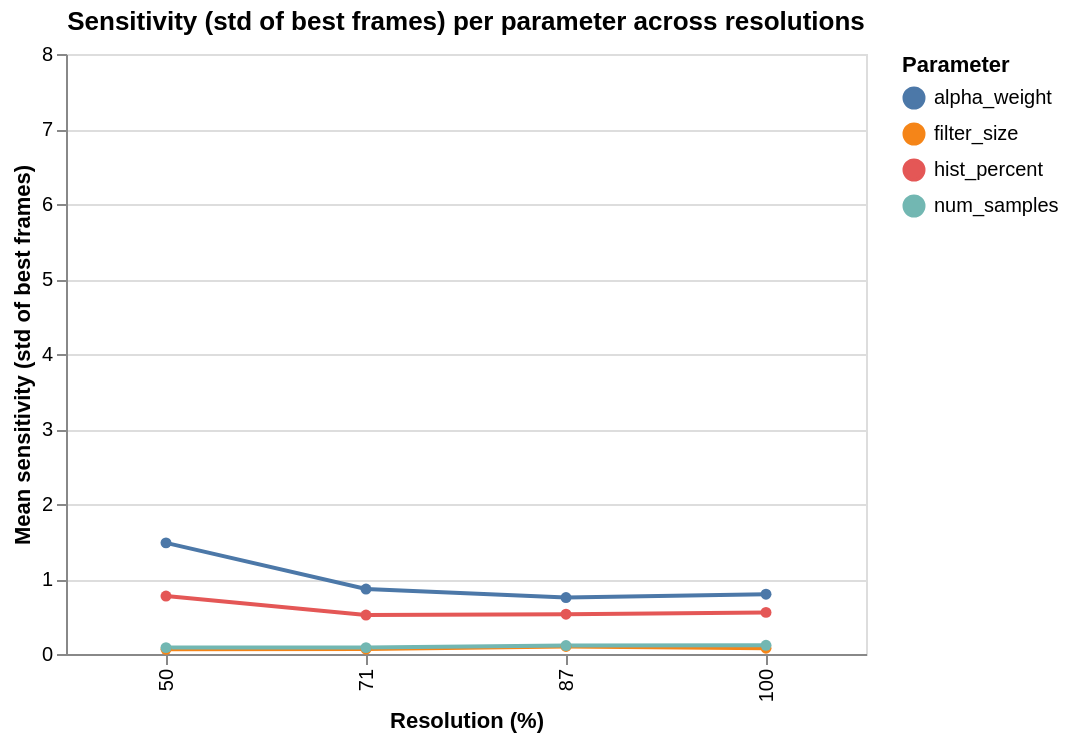
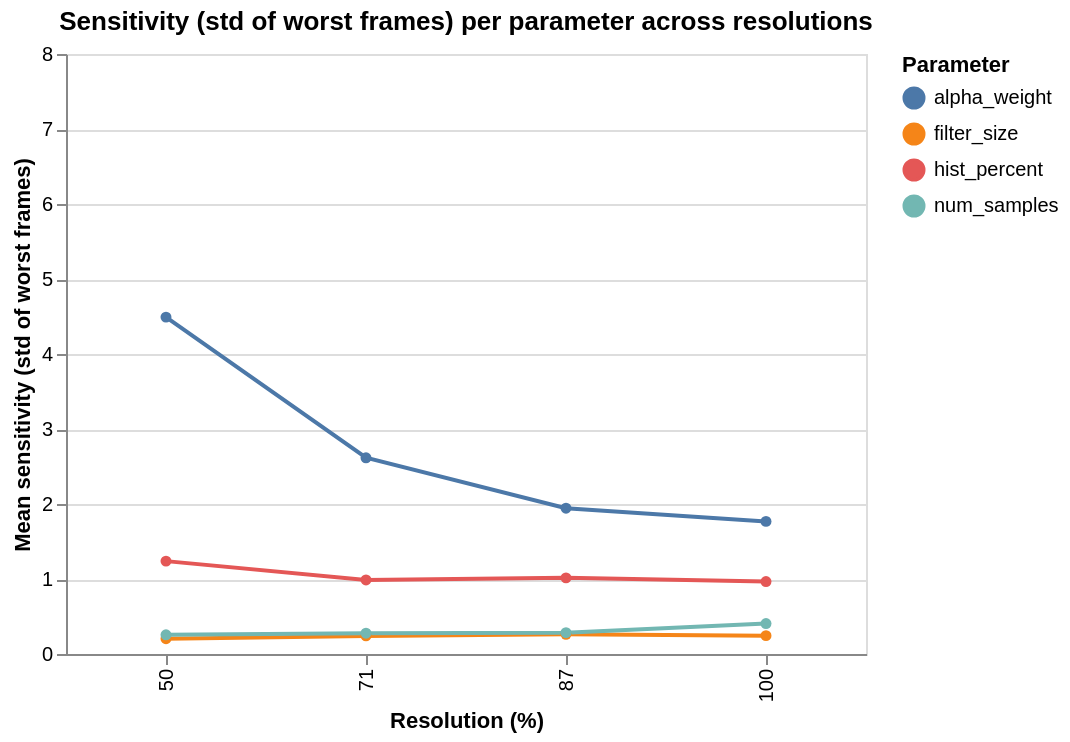

Notebook cell for these charts, in order:
### Code cell
sensitivity_perframe = load_sensitivity_perframe("../dataset.json")

for metric, title in [
    ('sensitivity_best_std',  'std of best frames'),
    ('sensitivity_worst_std', 'std of worst frames'),
]:
    agg = sensitivity_perframe.groupby(['parameter', 'resolution'])[metric].mean().reset_index()
    
    alt.Chart(agg).mark_line(point=True).encode(
        x=alt.X('resolution:O', title='Resolution (%)'),
        y=alt.Y(f'{metric}:Q', title=f'Mean sensitivity ({title})', 
                scale=alt.Scale(zero=False, domain=[0, 8])),
        color=alt.Color('parameter:N', title='Parameter'),
        tooltip=['parameter', 'resolution', metric]
    ).properties(
        title=f'Sensitivity ({title}) per parameter across resolutions',
        width=400,
        height=300
    ).display()

### Figure 1 — Vega-Lite specification as saved in the notebook (floating-point values rounded to 4 significant figures)
{"config": {"view": {"continuousWidth": 300, "continuousHeight": 300}}, "data": {"name": "data-b111bcbd595d8174307a9cdd532b806c"}, "mark": {"type": "line", "point": true}, "encoding": {"color": {"field": "parameter", "title": "Parameter", "type": "nominal"}, "tooltip": [{"field": "parameter", "type": "nominal"}, {"field": "resolution", "type": "quantitative"}, {"field": "sensitivity_best_std", "type": "quantitative"}], "x": {"field": "resolution", "title": "Resolution (%)", "type": "ordinal"}, "y": {"field": "sensitivity_best_std", "scale": {"domain": [0, 8], "zero": false}, "title": "Mean sensitivity (std of best frames)", "type": "quantitative"}}, "height": 300, "title": "Sensitivity (std of best frames) per parameter across resolutions", "width": 400, "$schema": "https://vega.github.io/schema/vega-lite/v6.1.0.json", "datasets": {"data-b111bcbd595d8174307a9cdd532b806c": [{"parameter": "alpha_weight", "resolution": 50, "sensitivity_best_std": 1.482}, {"parameter": "alpha_weight", "resolution": 71, "sensitivity_best_std": 0.8657}, {"parameter": "alpha_weight", "resolution": 87, "sensitivity_best_std": 0.7531}, {"parameter": "alpha_weight", "resolution": 100, "sensitivity_best_std": 0.7971}, {"parameter": "filter_size", "resolution": 50, "sensitivity_best_std": 0.06186}, {"parameter": "filter_size", "resolution": 71, "sensitivity_best_std": 0.06546}, {"parameter": "filter_size", "resolution": 87, "sensitivity_best_std": 0.1005}, {"parameter": "filter_size", "resolution": 100, "sensitivity_best_std": 0.07759}, {"parameter": "hist_percent", "resolution": 50, "sensitivity_best_std": 0.7721}, {"parameter": "hist_percent", "resolution": 71, "sensitivity_best_std": 0.5197}, {"parameter": "hist_percent", "resolution": 87, "sensitivity_best_std": 0.5308}, {"parameter": "hist_percent", "resolution": 100, "sensitivity_best_std": 0.5547}, {"parameter": "num_samples", "resolution": 50, "sensitivity_best_std": 0.08505}, {"parameter": "num_samples", "resolution": 71, "sensitivity_best_std": 0.08512}, {"parameter": "num_samples", "resolution": 87, "sensitivity_best_std": 0.112}, {"parameter": "num_samples", "resolution": 100, "sensitivity_best_std": 0.1155}]}}

### Figure 2 — Vega-Lite specification as saved in the notebook (floating-point values rounded to 4 significant figures)
{"config": {"view": {"continuousWidth": 300, "continuousHeight": 300}}, "data": {"name": "data-225469e6cde9baa6e8b93717d677812a"}, "mark": {"type": "line", "point": true}, "encoding": {"color": {"field": "parameter", "title": "Parameter", "type": "nominal"}, "tooltip": [{"field": "parameter", "type": "nominal"}, {"field": "resolution", "type": "quantitative"}, {"field": "sensitivity_worst_std", "type": "quantitative"}], "x": {"field": "resolution", "title": "Resolution (%)", "type": "ordinal"}, "y": {"field": "sensitivity_worst_std", "scale": {"domain": [0, 8], "zero": false}, "title": "Mean sensitivity (std of worst frames)", "type": "quantitative"}}, "height": 300, "title": "Sensitivity (std of worst frames) per parameter across resolutions", "width": 400, "$schema": "https://vega.github.io/schema/vega-lite/v6.1.0.json", "datasets": {"data-225469e6cde9baa6e8b93717d677812a": [{"parameter": "alpha_weight", "resolution": 50, "sensitivity_worst_std": 4.492}, {"parameter": "alpha_weight", "resolution": 71, "sensitivity_worst_std": 2.617}, {"parameter": "alpha_weight", "resolution": 87, "sensitivity_worst_std": 1.944}, {"parameter": "alpha_weight", "resolution": 100, "sensitivity_worst_std": 1.768}, {"parameter": "filter_size", "resolution": 50, "sensitivity_worst_std": 0.2041}, {"parameter": "filter_size", "resolution": 71, "sensitivity_worst_std": 0.2415}, {"parameter": "filter_size", "resolution": 87, "sensitivity_worst_std": 0.2632}, {"parameter": "filter_size", "resolution": 100, "sensitivity_worst_std": 0.2449}, {"parameter": "hist_percent", "resolution": 50, "sensitivity_worst_std": 1.238}, {"parameter": "hist_percent", "resolution": 71, "sensitivity_worst_std": 0.9875}, {"parameter": "hist_percent", "resolution": 87, "sensitivity_worst_std": 1.015}, {"parameter": "hist_percent", "resolution": 100, "sensitivity_worst_std": 0.9664}, {"parameter": "num_samples", "resolution": 50, "sensitivity_worst_std": 0.2564}, {"parameter": "num_samples", "resolution": 71, "sensitivity_worst_std": 0.278}, {"parameter": "num_samples", "resolution": 87, "sensitivity_worst_std": 0.2838}, {"parameter": "num_samples", "resolution": 100, "sensitivity_worst_std": 0.4058}]}}
